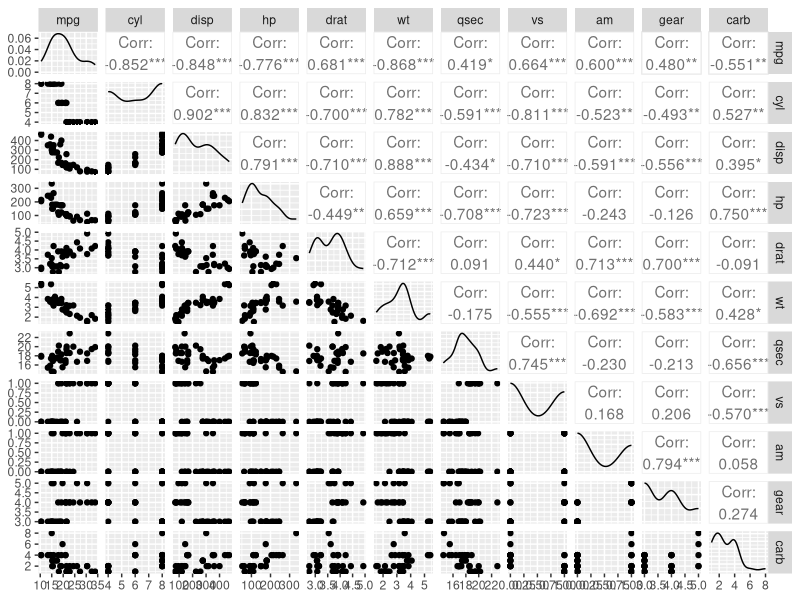
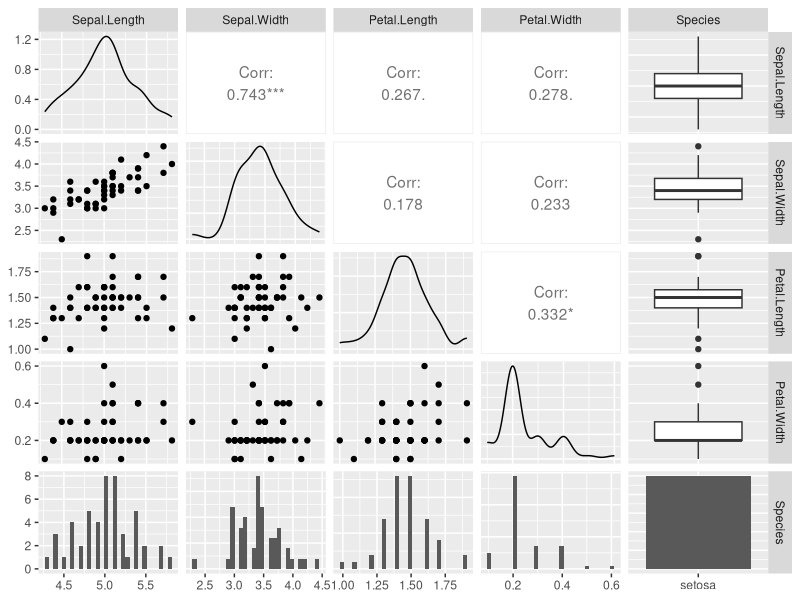
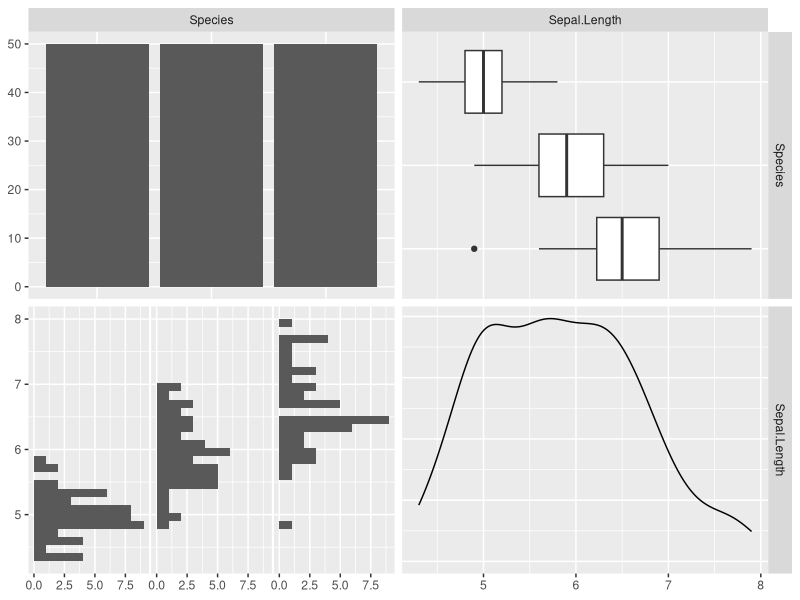

Write R code to recreate these figures, in order.
library(tidyverse) 
library(modelr)
library(GGally) 
library(skimr) 
library(patchwork) 
library(caret)

#notes following along with video data class intro to linear models week 9 

data("mtcars")
data("iris")

mtcars %>%  ggpairs()
iris %>% filter(Species == "setosa") %>%  ggpairs() 
iris %>%  ggpairs(mapping = c("Species", "Sepal.Length"))


mod1 <-  lm(data = iris, formula = Sepal.Length ~ Sepal.Width)
mod2 <-  lm(data =iris, formula = Sepal.Length ~ Sepal.Width + Species)
mod3 <-  lm(data = iris, formula = Sepal.Length ~ Sepal.Width * Species)


summary(mod1) 
summary(mod2) 
summary(mod3) 
